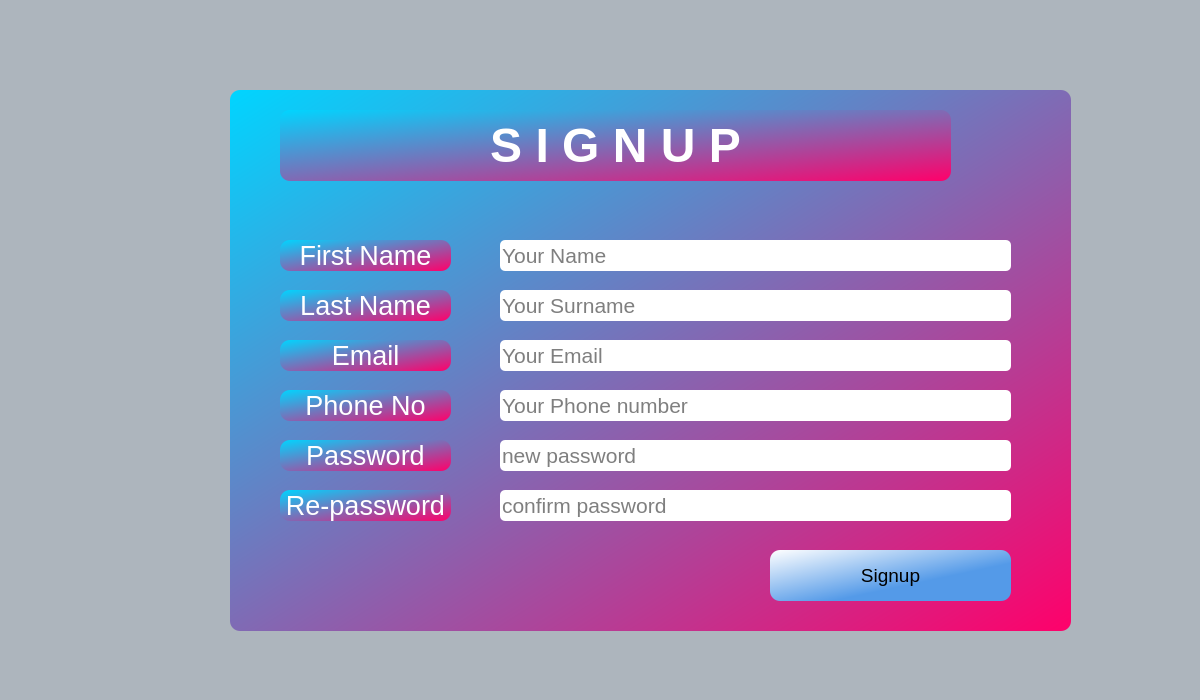
<?xml version="1.0" encoding="UTF-8"?>
<ui version="4.0">
 <class>Signup</class>
 <widget class="QDialog" name="Signup">
  <property name="geometry">
   <rect>
    <x>0</x>
    <y>0</y>
    <width>1200</width>
    <height>700</height>
   </rect>
  </property>
  <property name="windowTitle">
   <string>Dialog</string>
  </property>
  <property name="styleSheet">
   <string notr="true">background-color: rgb(173, 181, 189);</string>
  </property>
  <widget class="QGroupBox" name="groupBox">
   <property name="geometry">
    <rect>
     <x>230</x>
     <y>90</y>
     <width>841</width>
     <height>541</height>
    </rect>
   </property>
   <property name="styleSheet">
    <string notr="true">background-color: qlineargradient(spread:reflect, x1:0, y1:0, x2:1, y2:1, stop:0 rgba(0, 213, 255, 255), stop:1 rgba(255, 0, 106, 255));
border-radius: 10px;</string>
   </property>
   <property name="title">
    <string/>
   </property>
   <widget class="QLabel" name="label">
    <property name="geometry">
     <rect>
      <x>50</x>
      <y>20</y>
      <width>671</width>
      <height>71</height>
     </rect>
    </property>
    <property name="font">
     <font>
      <pointsize>36</pointsize>
      <italic>false</italic>
      <bold>true</bold>
      <strikeout>false</strikeout>
     </font>
    </property>
    <property name="layoutDirection">
     <enum>Qt::LeftToRight</enum>
    </property>
    <property name="autoFillBackground">
     <bool>false</bool>
    </property>
    <property name="styleSheet">
     <string notr="true">font: 600 36pt &quot;Segoe UI&quot;;
color: rgb(255, 255, 255);

</string>
    </property>
    <property name="text">
     <string>&lt;html&gt;&lt;head/&gt;&lt;body&gt;&lt;p&gt;S I G N  U P&lt;/p&gt;&lt;/body&gt;&lt;/html&gt;</string>
    </property>
    <property name="alignment">
     <set>Qt::AlignCenter</set>
    </property>
   </widget>
   <widget class="QPushButton" name="pushButton_signup">
    <property name="geometry">
     <rect>
      <x>540</x>
      <y>460</y>
      <width>241</width>
      <height>51</height>
     </rect>
    </property>
    <property name="sizePolicy">
     <sizepolicy hsizetype="Expanding" vsizetype="Fixed">
      <horstretch>0</horstretch>
      <verstretch>0</verstretch>
     </sizepolicy>
    </property>
    <property name="font">
     <font>
      <pointsize>14</pointsize>
      <italic>false</italic>
      <bold>false</bold>
     </font>
    </property>
    <property name="styleSheet">
     <string notr="true">background-color: qlineargradient(spread:reflect, x1:0, y1:0, x2:1, y2:1, stop:0 rgba(255, 255, 255, 255), stop:0.629213 rgba(84, 154, 232, 255));
font: 14pt &quot;Arial Rounded MT Bold&quot;;</string>
    </property>
    <property name="text">
     <string>Signup</string>
    </property>
   </widget>
   <widget class="QLabel" name="Email">
    <property name="geometry">
     <rect>
      <x>50</x>
      <y>250</y>
      <width>171</width>
      <height>31</height>
     </rect>
    </property>
    <property name="font">
     <font>
      <pointsize>20</pointsize>
      <italic>false</italic>
      <bold>false</bold>
     </font>
    </property>
    <property name="styleSheet">
     <string notr="true">font: 20pt &quot;Segoe UI&quot;;
color: rgb(255, 255, 255);</string>
    </property>
    <property name="text">
     <string>Email</string>
    </property>
    <property name="alignment">
     <set>Qt::AlignCenter</set>
    </property>
   </widget>
   <widget class="QLabel" name="Fname">
    <property name="geometry">
     <rect>
      <x>50</x>
      <y>150</y>
      <width>171</width>
      <height>31</height>
     </rect>
    </property>
    <property name="font">
     <font>
      <pointsize>20</pointsize>
      <italic>false</italic>
      <bold>false</bold>
     </font>
    </property>
    <property name="styleSheet">
     <string notr="true">font: 20pt &quot;Segoe UI&quot;;
color: rgb(255, 255, 255);</string>
    </property>
    <property name="text">
     <string>First Name</string>
    </property>
    <property name="alignment">
     <set>Qt::AlignCenter</set>
    </property>
   </widget>
   <widget class="QLineEdit" name="lineEdit_password_4">
    <property name="geometry">
     <rect>
      <x>270</x>
      <y>300</y>
      <width>511</width>
      <height>31</height>
     </rect>
    </property>
    <property name="sizePolicy">
     <sizepolicy hsizetype="Expanding" vsizetype="Minimum">
      <horstretch>0</horstretch>
      <verstretch>0</verstretch>
     </sizepolicy>
    </property>
    <property name="font">
     <font>
      <pointsize>16</pointsize>
      <italic>false</italic>
      <bold>false</bold>
     </font>
    </property>
    <property name="styleSheet">
     <string notr="true">background-color: #fff;
font: 16pt &quot;Segoe UI&quot;;
border-radius:5px;</string>
    </property>
    <property name="placeholderText">
     <string>Your Phone number</string>
    </property>
   </widget>
   <widget class="QLabel" name="Password">
    <property name="geometry">
     <rect>
      <x>50</x>
      <y>350</y>
      <width>171</width>
      <height>31</height>
     </rect>
    </property>
    <property name="font">
     <font>
      <pointsize>20</pointsize>
      <italic>false</italic>
      <bold>false</bold>
     </font>
    </property>
    <property name="styleSheet">
     <string notr="true">font: 20pt &quot;Segoe UI&quot;;
color: rgb(255, 255, 255);</string>
    </property>
    <property name="text">
     <string>Password</string>
    </property>
    <property name="alignment">
     <set>Qt::AlignCenter</set>
    </property>
   </widget>
   <widget class="QLabel" name="RePassword">
    <property name="geometry">
     <rect>
      <x>50</x>
      <y>400</y>
      <width>171</width>
      <height>31</height>
     </rect>
    </property>
    <property name="font">
     <font>
      <pointsize>20</pointsize>
      <italic>false</italic>
      <bold>false</bold>
     </font>
    </property>
    <property name="styleSheet">
     <string notr="true">font: 20pt &quot;Segoe UI&quot;;
color: rgb(255, 255, 255);</string>
    </property>
    <property name="text">
     <string>Re-password</string>
    </property>
    <property name="alignment">
     <set>Qt::AlignCenter</set>
    </property>
   </widget>
   <widget class="QLabel" name="Phone">
    <property name="geometry">
     <rect>
      <x>50</x>
      <y>300</y>
      <width>171</width>
      <height>31</height>
     </rect>
    </property>
    <property name="font">
     <font>
      <pointsize>20</pointsize>
      <italic>false</italic>
      <bold>false</bold>
     </font>
    </property>
    <property name="styleSheet">
     <string notr="true">font: 20pt &quot;Segoe UI&quot;;
color: rgb(255, 255, 255);</string>
    </property>
    <property name="text">
     <string>Phone No</string>
    </property>
    <property name="alignment">
     <set>Qt::AlignCenter</set>
    </property>
   </widget>
   <widget class="QLineEdit" name="lineEdit_email">
    <property name="enabled">
     <bool>true</bool>
    </property>
    <property name="geometry">
     <rect>
      <x>270</x>
      <y>150</y>
      <width>511</width>
      <height>31</height>
     </rect>
    </property>
    <property name="sizePolicy">
     <sizepolicy hsizetype="Expanding" vsizetype="Minimum">
      <horstretch>0</horstretch>
      <verstretch>0</verstretch>
     </sizepolicy>
    </property>
    <property name="font">
     <font>
      <pointsize>16</pointsize>
      <italic>false</italic>
      <bold>false</bold>
     </font>
    </property>
    <property name="styleSheet">
     <string notr="true">background-color: #fff;
font: 16pt &quot;Segoe UI&quot;;
border-radius:5px;</string>
    </property>
    <property name="placeholderText">
     <string>Your Name</string>
    </property>
   </widget>
   <widget class="QLabel" name="Sname">
    <property name="geometry">
     <rect>
      <x>50</x>
      <y>200</y>
      <width>171</width>
      <height>31</height>
     </rect>
    </property>
    <property name="font">
     <font>
      <pointsize>20</pointsize>
      <italic>false</italic>
      <bold>false</bold>
     </font>
    </property>
    <property name="styleSheet">
     <string notr="true">font: 20pt &quot;Segoe UI&quot;;
color: rgb(255, 255, 255);</string>
    </property>
    <property name="text">
     <string>Last Name</string>
    </property>
    <property name="alignment">
     <set>Qt::AlignCenter</set>
    </property>
   </widget>
   <widget class="QLineEdit" name="lineEdit_password">
    <property name="geometry">
     <rect>
      <x>270</x>
      <y>200</y>
      <width>511</width>
      <height>31</height>
     </rect>
    </property>
    <property name="sizePolicy">
     <sizepolicy hsizetype="Expanding" vsizetype="Minimum">
      <horstretch>0</horstretch>
      <verstretch>0</verstretch>
     </sizepolicy>
    </property>
    <property name="font">
     <font>
      <pointsize>16</pointsize>
      <italic>false</italic>
      <bold>false</bold>
     </font>
    </property>
    <property name="styleSheet">
     <string notr="true">background-color: #fff;
font: 16pt &quot;Segoe UI&quot;;
border-radius:5px;</string>
    </property>
    <property name="placeholderText">
     <string>Your Surname</string>
    </property>
   </widget>
   <widget class="QLineEdit" name="lineEdit_password_2">
    <property name="geometry">
     <rect>
      <x>270</x>
      <y>250</y>
      <width>511</width>
      <height>31</height>
     </rect>
    </property>
    <property name="sizePolicy">
     <sizepolicy hsizetype="Expanding" vsizetype="Minimum">
      <horstretch>0</horstretch>
      <verstretch>0</verstretch>
     </sizepolicy>
    </property>
    <property name="font">
     <font>
      <pointsize>16</pointsize>
      <italic>false</italic>
      <bold>false</bold>
     </font>
    </property>
    <property name="styleSheet">
     <string notr="true">background-color: #fff;
font: 16pt &quot;Segoe UI&quot;;
border-radius:5px;</string>
    </property>
    <property name="placeholderText">
     <string>Your Email</string>
    </property>
   </widget>
   <widget class="QLineEdit" name="lineEdit_password_5">
    <property name="geometry">
     <rect>
      <x>270</x>
      <y>400</y>
      <width>511</width>
      <height>31</height>
     </rect>
    </property>
    <property name="sizePolicy">
     <sizepolicy hsizetype="Expanding" vsizetype="Preferred">
      <horstretch>0</horstretch>
      <verstretch>0</verstretch>
     </sizepolicy>
    </property>
    <property name="font">
     <font>
      <pointsize>16</pointsize>
      <italic>false</italic>
      <bold>false</bold>
     </font>
    </property>
    <property name="styleSheet">
     <string notr="true">background-color: #fff;
font: 16pt &quot;Segoe UI&quot;;
border-radius:5px;</string>
    </property>
    <property name="echoMode">
     <enum>QLineEdit::Password</enum>
    </property>
    <property name="placeholderText">
     <string>confirm password</string>
    </property>
   </widget>
   <widget class="QLineEdit" name="lineEdit_password_3">
    <property name="geometry">
     <rect>
      <x>270</x>
      <y>350</y>
      <width>511</width>
      <height>31</height>
     </rect>
    </property>
    <property name="sizePolicy">
     <sizepolicy hsizetype="Expanding" vsizetype="Minimum">
      <horstretch>0</horstretch>
      <verstretch>0</verstretch>
     </sizepolicy>
    </property>
    <property name="font">
     <font>
      <pointsize>16</pointsize>
      <italic>false</italic>
      <bold>false</bold>
     </font>
    </property>
    <property name="styleSheet">
     <string notr="true">background-color: #fff;
font: 16pt &quot;Segoe UI&quot;;
border-radius:5px;</string>
    </property>
    <property name="echoMode">
     <enum>QLineEdit::Password</enum>
    </property>
    <property name="placeholderText">
     <string>new password</string>
    </property>
   </widget>
  </widget>
 </widget>
 <resources/>
 <connections/>
</ui>
